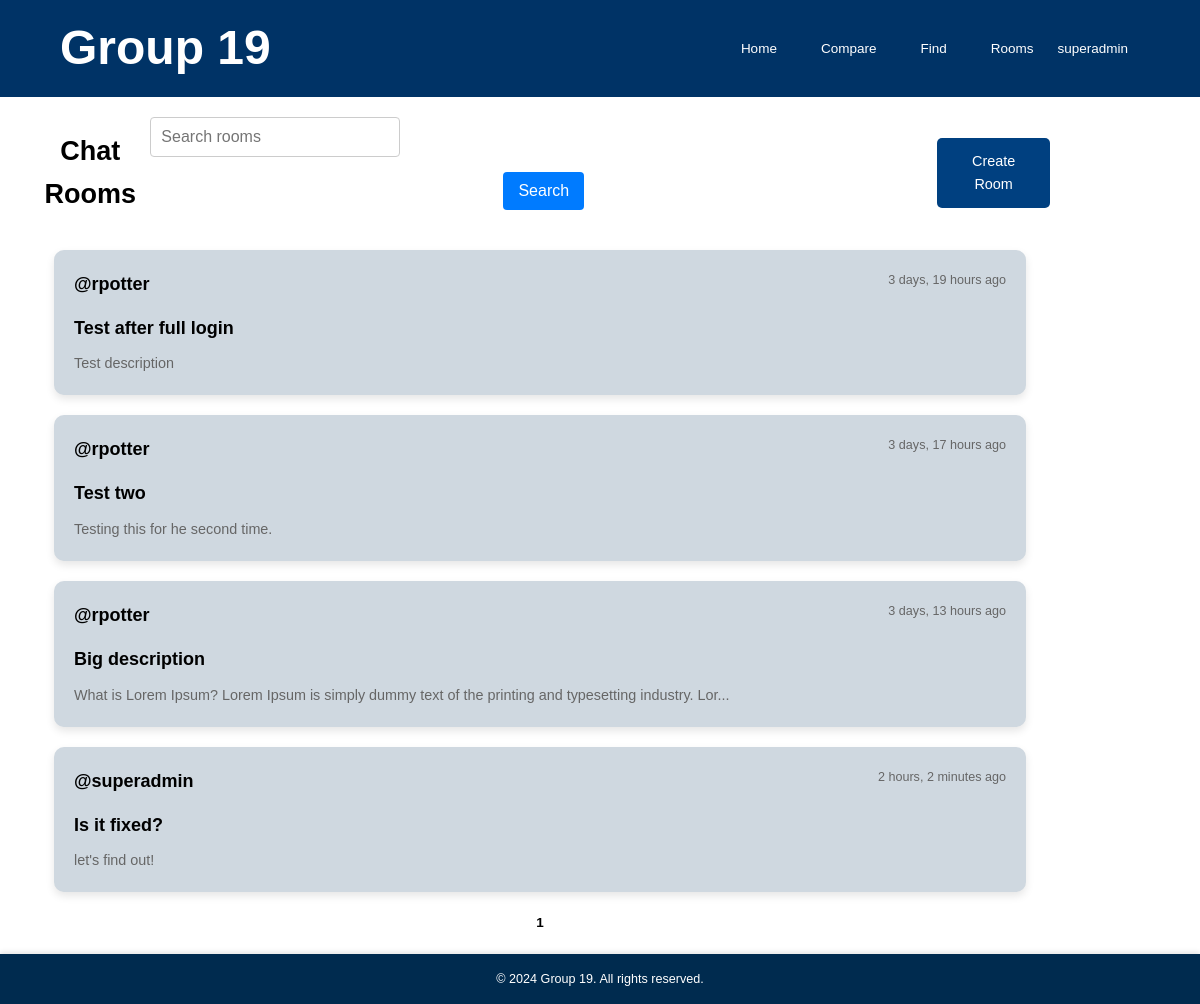
Screenshot of /rooms/ (signed in) with the database file from the repository.
### base/models.py (models this page shows, shortened)
class Room(models.Model):
    name = models.CharField(max_length=255)
    description = models.TextField(blank=True, null=True)
    creator = models.ForeignKey(User, on_delete=models.CASCADE, related_name="rooms_created")
    created_at = models.DateTimeField(auto_now_add=True)

### base/views.py (the view)
# urls.py: path('rooms/', views.room_list, name='room_list'),
def room_list(request):
    query = request.GET.get('q', '')  # Get the search query from GET
    rooms = Room.objects.all()
    if query:
        rooms = rooms.filter(name__icontains=query) | rooms.filter(description__icontains=query)
    paginator = Paginator(rooms, 5)  # 5 rooms per page
    page = request.GET.get('page')
    rooms_paginated = paginator.get_page(page)
    context = {
        'rooms': rooms_paginated,
        'query': query,
    }
    return render(request, 'base/room_list.html', context)

### base/templates/base/room_list.html (shortened to what this page needs)
{% extends 'main.html' %}
{% block content %}
<div class="container room-list">
    <div class="room-list-header">
        <h2 class="room-list-title">Chat Rooms</h2>
        <form method="GET" action="{% url 'room_list' %}" class="search-form">
            <input type="text" name="q" value="{{ query }}" placeholder="Search rooms">
            <button type="submit" class="btn btn-search">Search</button>
        </form>
        <a href="{% url 'create_room' %}" class="btn btn-primary">Create Room</a>
    </div>
    <ul class="room-list">
        {% for room in rooms %}
            <li class="room-item">
                <a href="{% url 'chatroom' room.id %}" class="room-link">
                    <div class="room-header">
                        <p class="room-name">@{{ room.creator.username }}</p>
                        <p class="room-time">{{ room.created_at|timesince }} ago</p>
                    </div>
                    <h3 class="room-name">{{ room.name }}</h3>
                    <p class="room-description">
                        {% if room.description|length > 100 %}
                            {{ room.description|slice:":100" }}...
                        {% else %}
                            {{ room.description }}
                        {% endif %}
                    </p>
                </a>
            </li>
        {% endfor %}
    </ul>
    <div class="pagination">
        {% for num in rooms.paginator.page_range %}
            {% if rooms.number == num %}
                <strong class="current-page">{{ num }}</strong>
            {% else %}
                <a href="?page={{ num }}&q={{ query }}" class="pagination-btn">{{ num }}</a>
            {% endif %}
        {% endfor %}
    </div>
</div>
{% endblock content %}

### templates/navbar.html (shortened to what this page needs)
<header>
    <div class="container header-container">
        <a href="{% url 'home' %}" class="header__logo">
            <h1>Group 19</h1>
        </a>
        <nav>
            <div class="navbar">
                <ul class="navbar-links">
                    <li><a href="{% url 'home' %}">Home</a></li>
                    <li><a href="{% url 'compare' %}">Compare</a></li>
                    <li><a href="{% url 'find' %}">Find</a></li>
                    <li><a href="{% url 'room_list' %}">Rooms</a></li>
                </ul>
                {% if user.is_authenticated %}
                <div class="dropdown">
                    <a href="#" id="profileToggle">{{ user.username }}</a>
                </div>
                {% else %}
                <a href="{% url 'login_register' %}">Login/Register</a>
                {% endif %}
            </div>
        </nav>
    </div>
  </header>

### static/styles/style.css (style rules this page uses)
* { font-family: sans-serif; margin: 0; padding: 0; box-sizing: border-box; text-rendering: optimizeLegibility; }
html { font-size: 56.25%; }
body { min-height: 100vh; line-height: 1.6; font-weight: 400; font-size: 1.5rem; color: black; background-color: white; }
a { display: inline-block; color: white; text-decoration: none; }
.container { max-width: 120rem; width: 90%; margin: auto; }
header { background-color: #003366; padding: 10px 0px; }
.header-container { display: flex; justify-content: space-between; align-items: center; }
.header__logo { text-decoration: none; color: white; font-size: 24px; font-weight: bold; }
.header__logo h1 { margin: 0; }
nav .navbar { display: flex; align-items: center; }
.navbar-links { list-style-type: none; padding: 0; margin: 0; display: flex; gap: 20px; }
.navbar-links li { list-style: none; }
.navbar-links a { text-decoration: none; color: white; font-weight: 500; padding: 8px 12px; transition: color 0.3s ease; }
#profileToggle { padding: 8px 12px; }
.room-list-title { font-size: 3rem; font-weight: bold; margin-left: 10px; }
.btn-primary { padding: 12px 24px; margin-right: 10px; font-size: 1.6rem; color: white; background-color: #004080; border-radius: 5px; transition: background-color 0.3s ease; text-decoration: none; }
.room-list { list-style-type: none; text-align: center; padding: 0; margin: 20px 0; }
.room-list-header { display: flex; justify-content: space-between; align-items: center; margin: 20px; }
.room-item { background-color: #cfd8e0; color: black; padding: 20px; margin-bottom: 20px; border-radius: 10px; box-shadow: 0 4px 8px rgba(0, 0, 0, 0.1); max-width: 90%; margin-left: auto; margin-right: auto; display: flex; flex-direction: column; }
.room-header { display: flex; justify-content: space-between; align-items: flex-start; margin-bottom: 15px; }
.room-name { font-size: 2rem; font-weight: bold; color: black; text-decoration: none; transition: color 0.3s ease; text-align: left; }
.room-time { font-size: 1.4rem; color: #666; text-align: right; }
.room-description { font-size: 1.6rem; color: #666; margin-top: 10px; line-height: 1.6; text-align: left; }
.pagination { text-align: center; margin-top: 20px; }
.current-page { font-weight: bold; }
form { display: flex; flex-direction: column; gap: 15px; width: 100%; }
form button { padding: 8px 16px; font-size: 1.4rem; background-color: #004080; color: white; border-radius: 5px; cursor: pointer; transition: background-color 0.3s ease; width: auto; align-self: center; }
.search-form { display: flex; justify-content: flex-start; margin-bottom: 20px; }
.search-form input[type="text"] { padding: 10px; font-size: 16px; border: 1px solid #ccc; border-radius: 4px; width: 250px; margin-right: 10px; }
.search-form button { padding: 10px 15px; font-size: 16px; background-color: #007bff; color: white; border: none; border-radius: 4px; cursor: pointer; transition: background-color 0.3s; }

### rows the page displays
Room: creator.username "rpotter", created_at "3 days, 19 hours", name "Test after full login", description "Test description"
Room: creator.username "rpotter", created_at "3 days, 17 hours", name "Test two", description "Testing this for he second time."
Room: creator.username "rpotter", created_at "3 days, 13 hours", name "Big description", description "What is Lorem Ipsum? Lorem Ipsum is simply dummy text of the printing and typesetting industry. Lor"
Room: creator.username "superadmin", created_at "2 hours, 2 minutes", name "Is it fixed?", description "let's find out!"

### other values shown
{{ user.username }} "superadmin"
{{ num }} "1"
